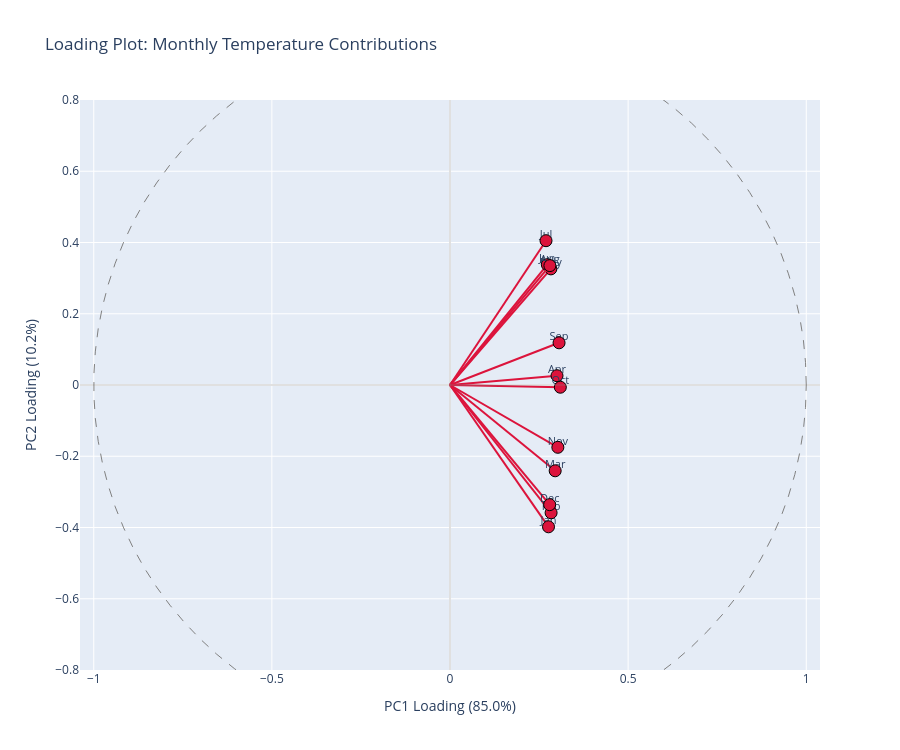

The code cell stored with this chart in its notebook:
### Markdown cell above
### 2.2 Loading Plot ($p_1$ vs $p_2$)

**Purpose:** Understand how variables (months) contribute to each PC and their relationships.

**What to look for:**
- **Variable groupings:** Months that cluster together are correlated
- **Distance from origin:** Important variables are far from center
- **Angles:** ~0° = positive correlation, ~90° = no correlation, ~180° = negative correlation

### Code cell
fig = go.Figure()

# Plot loadings as arrows
for i, month in enumerate(month_cols):
    # Arrow line
    fig.add_trace(go.Scatter(
        x=[0, P[i, 0]],
        y=[0, P[i, 1]],
        mode='lines+text',
        line=dict(color='crimson', width=2),
        text=['', month],
        textposition='top center',
        textfont=dict(size=11),
        showlegend=False,
        hovertemplate=f'<b>{month}</b><br>PC1: {P[i, 0]:.3f}<br>PC2: {P[i, 1]:.3f}<extra></extra>'
    ))
    # Marker at end
    fig.add_trace(go.Scatter(
        x=[P[i, 0]],
        y=[P[i, 1]],
        mode='markers',
        marker=dict(size=12, color='crimson', line=dict(color='black', width=1)),
        showlegend=False,
        hoverinfo='skip'
    ))

# Add unit circle
theta = np.linspace(0, 2*np.pi, 100)
fig.add_trace(go.Scatter(
    x=np.cos(theta),
    y=np.sin(theta),
    mode='lines',
    line=dict(color='gray', dash='dash', width=1),
    showlegend=False,
    hoverinfo='skip'
))

# Add reference lines
fig.add_hline(y=0, line_dash='solid', line_color='gray', line_width=0.5)
fig.add_vline(x=0, line_dash='solid', line_color='gray', line_width=0.5)

fig.update_layout(
    title='Loading Plot: Monthly Temperature Contributions',
    xaxis_title=f'PC1 Loading ({explained_var_ratio[0]*100:.1f}%)',
    yaxis_title=f'PC2 Loading ({explained_var_ratio[1]*100:.1f}%)',
    width=900,
    height=750,
    xaxis=dict(range=[-0.5, 0.5], scaleanchor='y', scaleratio=1),
    yaxis=dict(range=[-0.8, 0.8]),
    font=dict(size=12),
    hovermode='closest'
)

fig.show()

print("\n📊 INTERPRETATION:")
print("- All months load positively on PC1 → PC1 represents 'average temperature level'")
print("- Summer months (Jun-Aug) vs Winter months (Dec-Feb) separate on PC2")
print("- PC2 captures 'seasonality' or 'continental vs maritime' climate")
print("- Adjacent months cluster together (Mar-Apr-May, etc.)")

### Figure 1 — Plotly figure (JSON) as saved in the notebook; plotly's stock layout.template omitted (floating-point values rounded to 4 significant figures)
{"data": [{"hovertemplate": "<b>Jan</b><br>PC1: 0.276<br>PC2: -0.398<extra></extra>", "line": {"color": "crimson", "width": 2}, "mode": "lines+text", "showlegend": false, "text": ["", "Jan"], "textfont": {"size": 11}, "textposition": "top center", "type": "scatter", "x": [0, 0.2765], "y": [0, -0.3981]}, {"hoverinfo": "skip", "marker": {"color": "crimson", "line": {"color": "black", "width": 1}, "size": 12}, "mode": "markers", "showlegend": false, "type": "scatter", "x": [0.2765], "y": [-0.3981]}, {"hovertemplate": "<b>Feb</b><br>PC1: 0.284<br>PC2: -0.359<extra></extra>", "line": {"color": "crimson", "width": 2}, "mode": "lines+text", "showlegend": false, "text": ["", "Feb"], "textfont": {"size": 11}, "textposition": "top center", "type": "scatter", "x": [0, 0.2838], "y": [0, -0.3587]}, {"hoverinfo": "skip", "marker": {"color": "crimson", "line": {"color": "black", "width": 1}, "size": 12}, "mode": "markers", "showlegend": false, "type": "scatter", "x": [0.2838], "y": [-0.3587]}, {"hovertemplate": "<b>Mar</b><br>PC1: 0.295<br>PC2: -0.241<extra></extra>", "line": {"color": "crimson", "width": 2}, "mode": "lines+text", "showlegend": false, "text": ["", "Mar"], "textfont": {"size": 11}, "textposition": "top center", "type": "scatter", "x": [0, 0.2953], "y": [0, -0.2408]}, {"hoverinfo": "skip", "marker": {"color": "crimson", "line": {"color": "black", "width": 1}, "size": 12}, "mode": "markers", "showlegend": false, "type": "scatter", "x": [0.2953], "y": [-0.2408]}, {"hovertemplate": "<b>Apr</b><br>PC1: 0.300<br>PC2: 0.026<extra></extra>", "line": {"color": "crimson", "width": 2}, "mode": "lines+text", "showlegend": false, "text": ["", "Apr"], "textfont": {"size": 11}, "textposition": "top center", "type": "scatter", "x": [0, 0.3004], "y": [0, 0.02607]}, {"hoverinfo": "skip", "marker": {"color": "crimson", "line": {"color": "black", "width": 1}, "size": 12}, "mode": "markers", "showlegend": false, "type": "scatter", "x": [0.3004], "y": [0.02607]}, {"hovertemplate": "<b>May</b><br>PC1: 0.283<br>PC2: 0.326<extra></extra>", "line": {"color": "crimson", "width": 2}, "mode": "lines+text", "showlegend": false, "text": ["", "May"], "textfont": {"size": 11}, "textposition": "top center", "type": "scatter", "x": [0, 0.2832], "y": [0, 0.326]}, {"hoverinfo": "skip", "marker": {"color": "crimson", "line": {"color": "black", "width": 1}, "size": 12}, "mode": "markers", "showlegend": false, "type": "scatter", "x": [0.2832], "y": [0.326]}, {"hovertemplate": "<b>Jun</b><br>PC1: 0.273<br>PC2: 0.338<extra></extra>", "line": {"color": "crimson", "width": 2}, "mode": "lines+text", "showlegend": false, "text": ["", "Jun"], "textfont": {"size": 11}, "textposition": "top center", "type": "scatter", "x": [0, 0.2732], "y": [0, 0.3378]}, {"hoverinfo": "skip", "marker": {"color": "crimson", "line": {"color": "black", "width": 1}, "size": 12}, "mode": "markers", "showlegend": false, "type": "scatter", "x": [0.2732], "y": [0.3378]}, {"hovertemplate": "<b>Jul</b><br>PC1: 0.269<br>PC2: 0.405<extra></extra>", "line": {"color": "crimson", "width": 2}, "mode": "lines+text", "showlegend": false, "text": ["", "Jul"], "textfont": {"size": 11}, "textposition": "top center", "type": "scatter", "x": [0, 0.2695], "y": [0, 0.4051]}, {"hoverinfo": "skip", "marker": {"color": "crimson", "line": {"color": "black", "width": 1}, "size": 12}, "mode": "markers", "showlegend": false, "type": "scatter", "x": [0.2695], "y": [0.4051]}, {"hovertemplate": "<b>Aug</b><br>PC1: 0.280<br>PC2: 0.335<extra></extra>", "line": {"color": "crimson", "width": 2}, "mode": "lines+text", "showlegend": false, "text": ["", "Aug"], "textfont": {"size": 11}, "textposition": "top center", "type": "scatter", "x": [0, 0.2804], "y": [0, 0.3351]}, {"hoverinfo": "skip", "marker": {"color": "crimson", "line": {"color": "black", "width": 1}, "size": 12}, "mode": "markers", "showlegend": false, "type": "scatter", "x": [0.2804], "y": [0.3351]}, {"hovertemplate": "<b>Sep</b><br>PC1: 0.306<br>PC2: 0.118<extra></extra>", "line": {"color": "crimson", "width": 2}, "mode": "lines+text", "showlegend": false, "text": ["", "Sep"], "textfont": {"size": 11}, "textposition": "top center", "type": "scatter", "x": [0, 0.3061], "y": [0, 0.1185]}, {"hoverinfo": "skip", "marker": {"color": "crimson", "line": {"color": "black", "width": 1}, "size": 12}, "mode": "markers", "showlegend": false, "type": "scatter", "x": [0.3061], "y": [0.1185]}, {"hovertemplate": "<b>Oct</b><br>PC1: 0.310<br>PC2: -0.006<extra></extra>", "line": {"color": "crimson", "width": 2}, "mode": "lines+text", "showlegend": false, "text": ["", "Oct"], "textfont": {"size": 11}, "textposition": "top center", "type": "scatter", "x": [0, 0.3097], "y": [0, -0.006273]}, {"hoverinfo": "skip", "marker": {"color": "crimson", "line": {"color": "black", "width": 1}, "size": 12}, "mode": "markers", "showlegend": false, "type": "scatter", "x": [0.3097], "y": [-0.006273]}, {"hovertemplate": "<b>Nov</b><br>PC1: 0.303<br>PC2: -0.175<extra></extra>", "line": {"color": "crimson", "width": 2}, "mode": "lines+text", "showlegend": false, "text": ["", "Nov"], "textfont": {"size": 11}, "textposition": "top center", "type": "scatter", "x": [0, 0.3027], "y": [0, -0.1749]}, {"hoverinfo": "skip", "marker": {"color": "crimson", "line": {"color": "black", "width": 1}, "size": 12}, "mode": "markers", "showlegend": false, "type": "scatter", "x": [0.3027], "y": [-0.1749]}, {"hovertemplate": "<b>Dec</b><br>PC1: 0.280<br>PC2: -0.336<extra></extra>", "line": {"color": "crimson", "width": 2}, "mode": "lines+text", "showlegend": false, "text": ["", "Dec"], "textfont": {"size": 11}, "textposition": "top center", "type": "scatter", "x": [0, 0.2797], "y": [0, -0.3359]}, {"hoverinfo": "skip", "marker": {"color": "crimson", "line": {"color": "black", "width": 1}, "size": 12}, "mode": "markers", "showlegend": false, "type": "scatter", "x": [0.2797], "y": [-0.3359]}, {"hoverinfo": "skip", "line": {"color": "gray", "dash": "dash", "width": 1}, "mode": "lines", "showlegend": false, "type": "scatter", "x": [1.0, 0.998, 0.992, 0.9819, 0.9679, 0.9501, 0.9284, 0.9029, 0.8738, 0.8413, 0.8053, 0.766, 0.7237, 0.6785, 0.6306, 0.5801, 0.5272, 0.4723, 0.4154, 0.3569, 0.2969, 0.2358, 0.1736, 0.1108, 0.04758, -0.01587, -0.07925, -0.1423, -0.2048, -0.2665, -0.3271, -0.3863, -0.4441, -0.5, -0.5539, -0.6056, -0.6549, -0.7015, -0.7453, -0.7861, -0.8237, -0.858, -0.8888, -0.9161, -0.9397, -0.9595, -0.9754, -0.9874, -0.9955, -0.9995, -0.9995, -0.9955, -0.9874, -0.9754, -0.9595, -0.9397, -0.9161, -0.8888, -0.858, -0.8237, -0.7861, -0.7453, -0.7015, -0.6549, -0.6056, -0.5539, -0.5, -0.4441, -0.3863, -0.3271, -0.2665, -0.2048, -0.1423, -0.07925, -0.01587, 0.04758, 0.1108, 0.1736, 0.2358, 0.2969, 0.3569, 0.4154, 0.4723, 0.5272, 0.5801, 0.6306, 0.6785, 0.7237, 0.766, 0.8053, 0.8413, 0.8738, 0.9029, 0.9284, 0.9501, 0.9679, 0.9819, 0.992, 0.998, 1.0], "y": [0.0, 0.06342, 0.1266, 0.1893, 0.2511, 0.312, 0.3717, 0.4298, 0.4862, 0.5406, 0.5929, 0.6428, 0.6901, 0.7346, 0.7761, 0.8146, 0.8497, 0.8815, 0.9096, 0.9341, 0.9549, 0.9718, 0.9848, 0.9938, 0.9989, 0.9999, 0.9969, 0.9898, 0.9788, 0.9638, 0.945, 0.9224, 0.896, 0.866, 0.8326, 0.7958, 0.7557, 0.7127, 0.6668, 0.6182, 0.5671, 0.5137, 0.4582, 0.4009, 0.342, 0.2817, 0.2203, 0.158, 0.09506, 0.03173, -0.03173, -0.09506, -0.158, -0.2203, -0.2817, -0.342, -0.4009, -0.4582, -0.5137, -0.5671, -0.6182, -0.6668, -0.7127, -0.7557, -0.7958, -0.8326, -0.866, -0.896, -0.9224, -0.945, -0.9638, -0.9788, -0.9898, -0.9969, -0.9999, -0.9989, -0.9938, -0.9848, -0.9718, -0.9549, -0.9341, -0.9096, -0.8815, -0.8497, -0.8146, -0.7761, -0.7346, -0.6901, -0.6428, -0.5929, -0.5406, -0.4862, -0.4298, -0.3717, -0.312, -0.2511, -0.1893, -0.1266, -0.06342, -2.449e-16]}], "layout": {"font": {"size": 12}, "height": 750, "hovermode": "closest", "shapes": [{"line": {"color": "gray", "dash": "solid", "width": 0.5}, "type": "line", "x0": 0, "x1": 1, "xref": "x domain", "y0": 0, "y1": 0, "yref": "y"}, {"line": {"color": "gray", "dash": "solid", "width": 0.5}, "type": "line", "x0": 0, "x1": 0, "xref": "x", "y0": 0, "y1": 1, "yref": "y domain"}], "title": {"text": "Loading Plot: Monthly Temperature Contributions"}, "width": 900, "xaxis": {"range": [-0.5, 0.5], "scaleanchor": "y", "scaleratio": 1, "title": {"text": "PC1 Loading (85.0%)"}}, "yaxis": {"range": [-0.8, 0.8], "title": {"text": "PC2 Loading (10.2%)"}}}}
